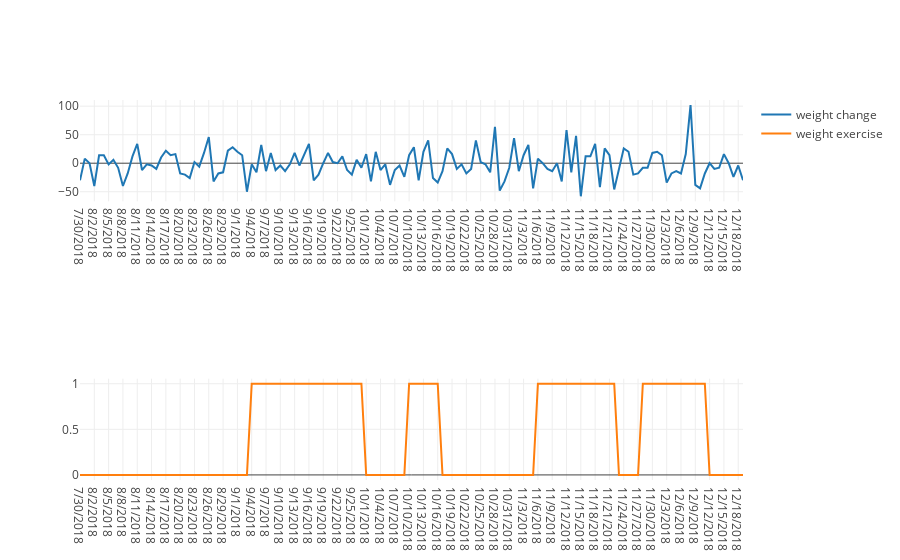

Notebook cell for this chart:
### Code cell
# weight base exercise with weight change? _subplot_
change_on_date = go.Scatter(y=df.change, x=df.Date, mode='lines', name="weight change")
weight_on_date = go.Scatter(x=df.Date, y=df.weight, mode='lines', name='weight exercise')

# two plot
fig = tools.make_subplots(rows=3, cols=1)
fig.append_trace(change_on_date, 1, 1)
fig.append_trace(weight_on_date, 3, 1)

iplot(fig, filename='stacked-subplots')

### Figure 1 — Plotly figure (JSON) as saved in the notebook; plotly's stock layout.template omitted (floating-point values rounded to 4 significant figures; data arrays with more than 128 entries replaced by an {"elided": "..."} marker saying what was removed)
{"data": [{"mode": "lines", "name": "weight change", "type": "scatter", "uid": "c49706e0-029b-40bc-9ce4-076744cffaec", "x": {"elided": "140 str values"}, "xaxis": "x", "y": {"elided": "140 int values"}, "yaxis": "y"}, {"mode": "lines", "name": "weight exercise", "type": "scatter", "uid": "13fe74f5-f57b-43b7-8542-947aa5136ce0", "x": {"elided": "140 str values"}, "xaxis": "x3", "y": {"elided": "140 int values"}, "yaxis": "y3"}], "layout": {"xaxis": {"anchor": "y", "domain": [0, 1]}, "xaxis2": {"anchor": "y2", "domain": [0, 1]}, "xaxis3": {"anchor": "y3", "domain": [0, 1]}, "yaxis": {"anchor": "x", "domain": [0.7333, 1]}, "yaxis2": {"anchor": "x2", "domain": [0.3667, 0.6333]}, "yaxis3": {"anchor": "x3", "domain": [0, 0.2667]}}}
